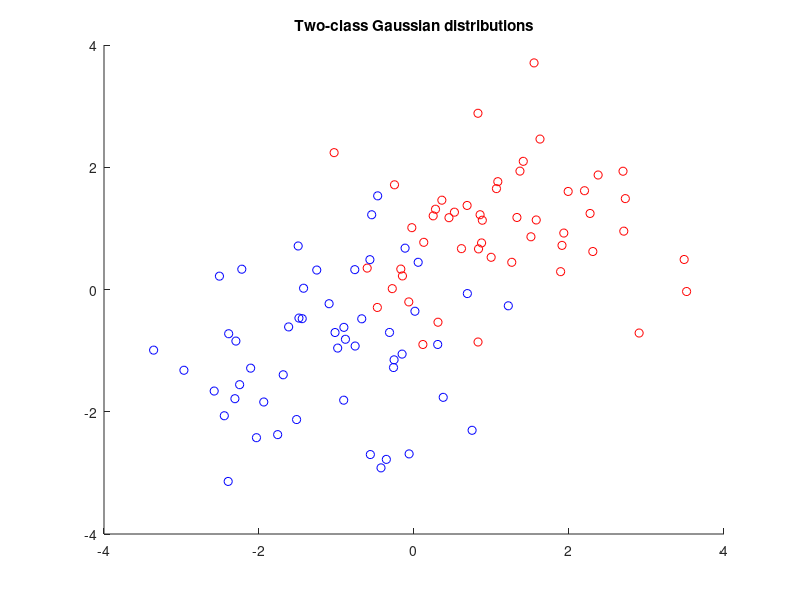

Reproduce this figure in MATLAB.
% create random points according to two gaussians
X1 = randn(50, 2) + 1;
X2 = randn(51, 2) - 1;

% create point labels
Y1 = ones(50, 1);
Y2 = -ones(51, 1);

% display plot
figure;
hold on;
plot(X1(:,1), X1(:,2), 'ro');
plot(X2(:,1), X2(:,2), 'bo');
title('Two-class Gaussian distributions');
hold off;
